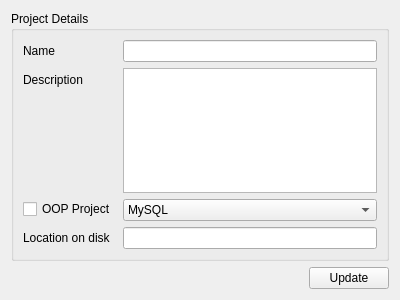
<?xml version="1.0" encoding="UTF-8"?>
<ui version="4.0">
 <class>ProjectDetailsForm</class>
 <widget class="QWidget" name="ProjectDetailsForm">
  <property name="geometry">
   <rect>
    <x>0</x>
    <y>0</y>
    <width>400</width>
    <height>300</height>
   </rect>
  </property>
  <property name="windowTitle">
   <string>Form</string>
  </property>
  <layout class="QVBoxLayout" name="verticalLayout">
   <item>
    <widget class="QGroupBox" name="groupBox">
     <property name="title">
      <string>Project Details</string>
     </property>
     <property name="flat">
      <bool>false</bool>
     </property>
     <layout class="QFormLayout" name="formLayout">
      <property name="fieldGrowthPolicy">
       <enum>QFormLayout::AllNonFixedFieldsGrow</enum>
      </property>
      <item row="0" column="0">
       <widget class="QLabel" name="label">
        <property name="text">
         <string>Name</string>
        </property>
       </widget>
      </item>
      <item row="0" column="1">
       <widget class="QLineEdit" name="txtProjectName">
        <property name="echoMode">
         <enum>QLineEdit::Normal</enum>
        </property>
       </widget>
      </item>
      <item row="1" column="0">
       <widget class="QLabel" name="label_2">
        <property name="text">
         <string>Description</string>
        </property>
       </widget>
      </item>
      <item row="1" column="1">
       <widget class="QTextEdit" name="textEdit"/>
      </item>
      <item row="2" column="0">
       <widget class="QCheckBox" name="checkBox">
        <property name="enabled">
         <bool>true</bool>
        </property>
        <property name="text">
         <string>OOP Project</string>
        </property>
       </widget>
      </item>
      <item row="2" column="1">
       <widget class="QComboBox" name="comboBox">
        <item>
         <property name="text">
          <string>MySQL</string>
         </property>
         <property name="icon">
          <iconset resource="dbm.qrc">
           <normaloff>:/images/actions/images/small/mysql.png</normaloff>:/images/actions/images/small/mysql.png</iconset>
         </property>
        </item>
       </widget>
      </item>
      <item row="3" column="0">
       <widget class="QLabel" name="label_3">
        <property name="text">
         <string>Location on disk</string>
        </property>
       </widget>
      </item>
      <item row="3" column="1">
       <widget class="QLineEdit" name="txtLocationOnDisk">
        <property name="echoMode">
         <enum>QLineEdit::Normal</enum>
        </property>
       </widget>
      </item>
     </layout>
    </widget>
   </item>
   <item>
    <layout class="QHBoxLayout" name="horizontalLayout">
     <item>
      <spacer name="horizontalSpacer">
       <property name="orientation">
        <enum>Qt::Horizontal</enum>
       </property>
       <property name="sizeHint" stdset="0">
        <size>
         <width>40</width>
         <height>20</height>
        </size>
       </property>
      </spacer>
     </item>
     <item>
      <widget class="QPushButton" name="btnUpdate">
       <property name="text">
        <string>Update</string>
       </property>
      </widget>
     </item>
    </layout>
   </item>
  </layout>
 </widget>
 <resources>
  <include location="dbm.qrc"/>
 </resources>
 <connections>
  <connection>
   <sender>btnUpdate</sender>
   <signal>clicked()</signal>
   <receiver>ProjectDetailsForm</receiver>
   <slot>onBtnUpdate()</slot>
   <hints>
    <hint type="sourcelabel">
     <x>347</x>
     <y>276</y>
    </hint>
    <hint type="destinationlabel">
     <x>199</x>
     <y>149</y>
    </hint>
   </hints>
  </connection>
  <connection>
   <sender>checkBox</sender>
   <signal>stateChanged(int)</signal>
   <receiver>ProjectDetailsForm</receiver>
   <slot>onOopCheckChange(int)</slot>
   <hints>
    <hint type="sourcelabel">
     <x>75</x>
     <y>234</y>
    </hint>
    <hint type="destinationlabel">
     <x>199</x>
     <y>149</y>
    </hint>
   </hints>
  </connection>
  <connection>
   <sender>txtProjectName</sender>
   <signal>textEdited(QString)</signal>
   <receiver>ProjectDetailsForm</receiver>
   <slot>onNameChanged(QString)</slot>
   <hints>
    <hint type="sourcelabel">
     <x>258</x>
     <y>47</y>
    </hint>
    <hint type="destinationlabel">
     <x>199</x>
     <y>149</y>
    </hint>
   </hints>
  </connection>
 </connections>
 <slots>
  <slot>onBtnUpdate()</slot>
  <slot>onOopCheckChange(int)</slot>
  <slot>onNameChanged(QString)</slot>
 </slots>
</ui>
